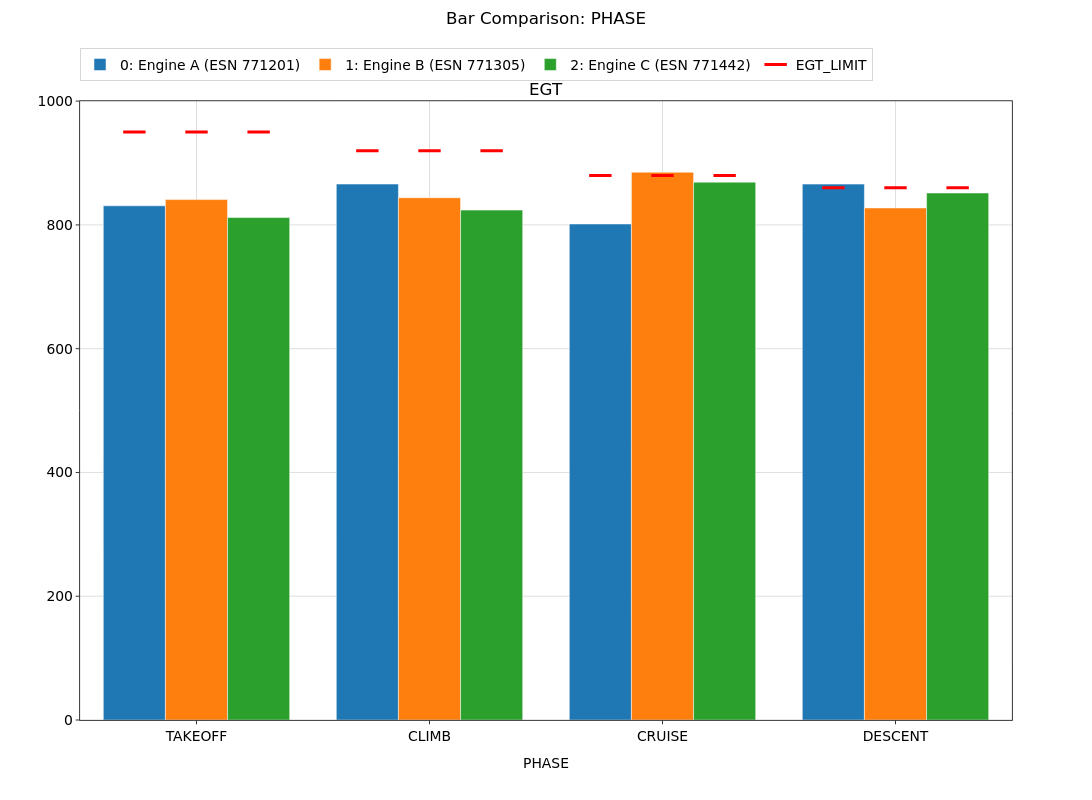

Here is the notebook cell this chart was saved with:
### Markdown cell above
## 6. `markers=` — overlay columns on the bars

An overlay column draws a glyph at its value on top of each dataset's own bar.
Unstyled overlays use the dataset color and a cycling symbol; style one via
`var_format` (color, marker, size, and `style='tick'` / `'whisker'` for
limit-line rendering — see `bar_whisker_demo.ipynb`).

### Code cell
nb = build()
nb.var_format('EGT_LIMIT', color='red', style='tick')
nb.bar(x='PHASE', y='EGT', markers='EGT_LIMIT')

### Figure 1 — Plotly figure (JSON) as saved in the notebook; plotly's stock layout.template omitted (floating-point values rounded to 4 significant figures)
{"data": [{"alignmentgroup": "bars", "hovertemplate": "<b>Engine A (ESN 771201)</b><br>PHASE: %{x}<br>EGT: %{y:.4g}<extra></extra>", "legendgroup": "group_0", "legendrank": 1000, "marker": {"color": "#1f77b4"}, "name": "0: Engine A (ESN 771201)", "offsetgroup": "set_0", "opacity": 1, "showlegend": true, "type": "bar", "x": ["TAKEOFF", "CLIMB", "CRUISE", "DESCENT"], "xaxis": "x", "y": [830.9, 866.0, 801.5, 865.9], "yaxis": "y"}, {"alignmentgroup": "bars", "hovertemplate": "<b>Engine A (ESN 771201)</b><br>PHASE: %{x}<br>EGT_LIMIT: %{y:.4g}<extra></extra>", "legendgroup": "marker_EGT_LIMIT", "legendrank": 2000, "marker": {"color": "red", "line": {"color": "red", "width": 3}, "opacity": 1, "size": 16, "symbol": "line-ew"}, "mode": "markers", "name": "EGT_LIMIT", "offsetgroup": "set_0", "showlegend": true, "type": "scatter", "x": ["TAKEOFF", "CLIMB", "CRUISE", "DESCENT"], "xaxis": "x", "y": [950, 920, 880, 860], "yaxis": "y"}, {"alignmentgroup": "bars", "hovertemplate": "<b>Engine B (ESN 771305)</b><br>PHASE: %{x}<br>EGT: %{y:.4g}<extra></extra>", "legendgroup": "group_1", "legendrank": 1001, "marker": {"color": "#ff7f0e"}, "name": "1: Engine B (ESN 771305)", "offsetgroup": "set_1", "opacity": 1, "showlegend": true, "type": "bar", "x": ["TAKEOFF", "CLIMB", "CRUISE", "DESCENT"], "xaxis": "x", "y": [840.9, 843.9, 885.1, 827.4], "yaxis": "y"}, {"alignmentgroup": "bars", "hovertemplate": "<b>Engine B (ESN 771305)</b><br>PHASE: %{x}<br>EGT_LIMIT: %{y:.4g}<extra></extra>", "legendgroup": "marker_EGT_LIMIT", "legendrank": 2000, "marker": {"color": "red", "line": {"color": "red", "width": 3}, "opacity": 1, "size": 16, "symbol": "line-ew"}, "mode": "markers", "name": "EGT_LIMIT", "offsetgroup": "set_1", "showlegend": false, "type": "scatter", "x": ["TAKEOFF", "CLIMB", "CRUISE", "DESCENT"], "xaxis": "x", "y": [950, 920, 880, 860], "yaxis": "y"}, {"alignmentgroup": "bars", "hovertemplate": "<b>Engine C (ESN 771442)</b><br>PHASE: %{x}<br>EGT: %{y:.4g}<extra></extra>", "legendgroup": "group_2", "legendrank": 1002, "marker": {"color": "#2ca02c"}, "name": "2: Engine C (ESN 771442)", "offsetgroup": "set_2", "opacity": 1, "showlegend": true, "type": "bar", "x": ["TAKEOFF", "CLIMB", "CRUISE", "DESCENT"], "xaxis": "x", "y": [811.9, 823.9, 869.1, 851.6], "yaxis": "y"}, {"alignmentgroup": "bars", "hovertemplate": "<b>Engine C (ESN 771442)</b><br>PHASE: %{x}<br>EGT_LIMIT: %{y:.4g}<extra></extra>", "legendgroup": "marker_EGT_LIMIT", "legendrank": 2000, "marker": {"color": "red", "line": {"color": "red", "width": 3}, "opacity": 1, "size": 16, "symbol": "line-ew"}, "mode": "markers", "name": "EGT_LIMIT", "offsetgroup": "set_2", "showlegend": false, "type": "scatter", "x": ["TAKEOFF", "CLIMB", "CRUISE", "DESCENT"], "xaxis": "x", "y": [950, 920, 880, 860], "yaxis": "y"}], "layout": {"annotations": [{"font": {"size": 16.7}, "showarrow": false, "text": "EGT", "x": 0.5, "xanchor": "center", "xref": "paper", "y": 1.0, "yanchor": "bottom", "yref": "paper"}], "barmode": "group", "height": 800, "hoverlabel": {"font": {"size": 13.9}}, "legend": {"font": {"size": 13.9}, "orientation": "h", "x": 0, "xanchor": "left", "y": 0.9397, "yanchor": "top", "yref": "container"}, "margin": {"t": 86.22}, "meta": {"uc_legend_rows": 1}, "scattermode": "group", "showlegend": true, "title": {"font": {"size": 16.7}, "text": "Bar Comparison: PHASE", "x": 0.5, "xanchor": "center", "y": 0.985, "yanchor": "top", "yref": "container"}, "width": 1200, "xaxis": {"anchor": "y", "domain": [0.0, 1.0], "tickfont": {"size": 13.9}, "title": {"font": {"size": 13.9}, "text": "PHASE"}}, "yaxis": {"anchor": "x", "domain": [0.0, 1.0], "tickfont": {"size": 13.9}, "title": {"font": {"size": 13.9}}}}}
